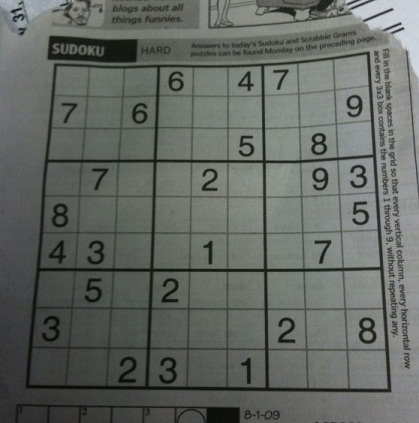
#> input picture sudoku.jpg, 419 x 423 px, given as the content of the folder D:/Java Programs (VS Studio)/Python/Sudoku Solver/dataset/, which was not available
$ python main.py
#> lines starting #> are read from the running program, lines starting #| are printed output that depends on the picture; after the words box and inside, x2 and y2 are one past the last pixel; in counts of white or black regions, pixels touching at a corner belong together; pictures that were not available may be replaced by others from this repository, and a replacement may not be noted
### datasetGeneration.py
import os
import matplotlib.pyplot as plt
import numpy as np
import pandas as pd
import cv2 as cv

def image2array(img):
    if len(img.shape) == 3:
        img = cv.cvtColor(img,cv.COLOR_BGR2GRAY)

    rows,cols = img.shape
    img_size = rows*cols
    return img.reshape(img_size)
# Parent Directory path
parent_dir = "D:/Java Programs (VS Studio)/Python/Sudoku Solver/dataset/"

l = []
y = []

for i in os.listdir(parent_dir):
    path = os.path.join(parent_dir, i)

    for filename in os.listdir(path):
        filepath = os.path.join(path, filename)

        img = cv.imread(filepath,0)
#> img: shape (423, 419); min 5, max 218, mean 101.9
        _,thresh1 = cv.threshold(img,50,255,cv.THRESH_BINARY)
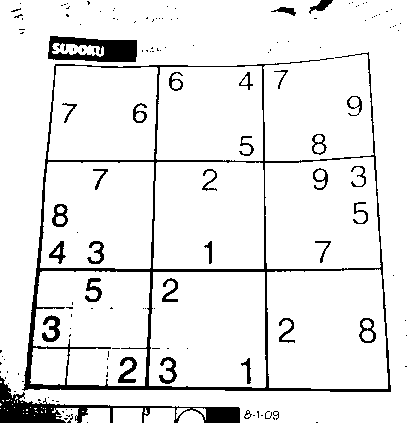
#> thresh1: shape (423, 419); 91.6% white; 148 black regions (114 under 20 px), largest, box (x1, y1, x2, y2) and area: (22, 52, 391, 392) 6751, (0, 376, 240, 423) 2596, (48, 36, 137, 62) 1516

        img_1D_vector = image2array(thresh1)
        l.append(img_1D_vector)
        y.append(i)

cols = list(range(0,len(l[0])))
#> cols = 177237 items

X = np.array(l)
y = np.array(y)

df = pd.DataFrame(data = X, columns = cols)
#> df = table of 1 rows and 177237 columns
df2 = pd.DataFrame(data = y, columns = ['number'])

df.to_csv("X.csv")
df2.to_csv("y.csv")

### main.py
import cv2 as cv
import numpy as np
import matplotlib.pyplot as plt
import sys
import os

from KNN import *
from datasetGeneration import *

solvedArray = np.zeros((9,9),np.int8)


def isValid(x, y, val,grid):
    for i in range(9):
        if grid[x][i] == val:
            return False

    for i in range(9):
        if grid[i][y] == val:
            return False

    x_new = (x // 3) * 3
    y_new = (y // 3) * 3

    for i in range(3):
        for j in range(3):
            if grid[x_new + i][y_new + j] == val:
                return False

    return True

def solve(grid):
    for i in range(9):
        for j in range(9):
            if grid[i][j] == 0:
                for v in range(1, 10):
                    if isValid(i, j, v,grid):
                        grid[i][j] = v
                        solve(grid)
                        grid[i][j] = 0
                return

    global solvedArray

    for i in range(9):
        for j in range(9):
            solvedArray[i][j] = grid[i][j]


def img2array(img):
    rows = img.shape[0]
    cols = img.shape[1]
    img_size = rows*cols
    return img.reshape(img_size)


def largestSquare(img,size,imgOg):
    th = cv.adaptiveThreshold(img,255,cv.ADAPTIVE_THRESH_GAUSSIAN_C,cv.THRESH_BINARY_INV,23,9)
    median = cv.medianBlur(th,3)

    contours,_ = cv.findContours(median, cv.RETR_EXTERNAL, cv.CHAIN_APPROX_SIMPLE)

    maxArea = cv.contourArea(contours[0])
    cnt = 0
    for i in contours:
        if cv.contourArea(i)>maxArea:
            cnt = i
            maxArea = cv.contourArea(i)

    #CREATING A MASK TO FIND THE CORNERS WITH cv.goodFeaturesToTrack
    blank = np.zeros(img.shape, np.uint8)
    cv.fillPoly(blank, [cnt],color=(255,255,255))
    blank = np.float32(blank)

    # detect corners with the goodFeaturesToTrack function.
    corners = cv.goodFeaturesToTrack(blank, 4, 0.01, 150)
    corners = np.int0(corners)

    # we iterate through each corner,
    # making a circle at each point that we think is a corner.
    for i in corners:
        x, y = i.ravel()
        cv.circle(imgOg, (x, y), 3, 255, -1)


    #GET corners IN DESIRED SHAPE FOR cv.getPerspectiveTransform
    corners = np.float32(corners)

    pts1 = []
    for i in range(4):
        curr=[]
        curr.append(corners[i][0][0])
        curr.append(corners[i][0][1])
        pts1.append(curr)

    for i in range(4):
        if pts1[i][0] < size/2 and pts1[i][1] < size/2: #top left
            temp = pts1[0]
            pts1[0] = pts1[i]
            pts1[i] = temp

    for i in range(3):
        if pts1[i+1][0] > size/2 and pts1[i+1][1] < size/2: #top right
            temp = pts1[0]
            pts1[0] = pts1[i]
            pts1[i] = temp

    for i in range(2):
        if pts1[i+2][0] < size/2 and pts1[i+2][1] > size/2: #bottom left
            temp = pts1[0]
            pts1[0] = pts1[i]
            pts1[i] = temp

    pts1 = np.float32(pts1)
    pts2 = np.float32([[0,0],[size,0],[0,size],[size,size]])

    M = cv.getPerspectiveTransform(pts1,pts2)
    imgWarped = cv.warpPerspective(imgOg,M,(size,size))
    return imgWarped, pts1, pts2

def extractNumbers(imgWarpedGray,size):
    th = cv.adaptiveThreshold(imgWarpedGray,255,cv.ADAPTIVE_THRESH_GAUSSIAN_C,cv.THRESH_BINARY_INV,39,4)
    th2 = th.copy()

    cnts = cv.findContours(th2, cv.RETR_TREE, cv.CHAIN_APPROX_SIMPLE)
    cnts = cnts[0] if len(cnts) == 2 else cnts[1]

    #REMOVING NOISE
    for i in cnts:
        area = cv.contourArea(i)
        if area < size*2.5: #1000
            cv.drawContours(th2, [i], -1, (0,0,0), -1)

    th2 = cv.bitwise_not(th2)
    uncleanNums = cv.bitwise_and(th,th,mask=th2)

    cnts = cv.findContours(uncleanNums, cv.RETR_TREE, cv.CHAIN_APPROX_SIMPLE)
    cnts = cnts[0] if len(cnts) == 2 else cnts[1]

    for i in cnts:
        area = cv.contourArea(i)
        if area < size/4: #100
            cv.drawContours(uncleanNums, [i], -1, (0,0,0), -1)

    # [11 lines of commented-out code are left out]

    a = np.empty((9,9),int)
    y = 0

    listMatrix = []
    cellSizeY = size//9
    for i in range(9):
        cellSizeX = size//9
        x = 0
        row = []
        for j in range(9):
            element = uncleanNums[y:cellSizeY,x:cellSizeX]
            element = cv.resize(element,(28,28),interpolation = cv.INTER_AREA)
            eleVec = image2array(element)
            eleVec = np.array(eleVec)
            eleVec = np.divide(eleVec,255,dtype='float32')
            num = predictor(eleVec.reshape(1,-1))
            row.append(int(num[0]))
            cellSizeX += size//9
            x += size//9
        listMatrix.append(row)
        cellSizeY += size//9
        y += size//9
    listArray = np.array(listMatrix)

    return listArray, uncleanNums

def main():
    #TAKING INPUT AND CONVERTING TO GRAYSCALE
    imgOg = cv.imread("sudoku.jpg")
    size = imgOg.shape[0]

    imGray = cv.cvtColor(imgOg,cv.COLOR_BGR2GRAY)
    if imGray is None:
        sys.exit("Could not read the image.")

    #FINDING THE LARGEST SQUARE (i.e. THE 9*9 SUDOKU)
    imgWarped, pts1, pts2 = largestSquare(imGray,size,imgOg)

    imgWarpedGray = cv.cvtColor(imgWarped,cv.COLOR_BGR2GRAY)

    listArray, uncleanNums = extractNumbers(imgWarpedGray,size)

    solve(listArray)

    blank = np.zeros((size,size), np.uint8)

    folderpath = 'D:\Java Programs (VS Studio)\Python\Sudoku Solver\dataset/nums'

    cellSizeY = size//9
    y=0
    for i in range(9):
        cellSizeX = size//9
        x = 0
        for j in range(9):
            if listArray[i][j] == 0:
                path = os.path.join(folderpath,str(solvedArray[i][j])+'.jpeg')

                img = cv.imread(path,0)

                _,thresh1 = cv.threshold(img,30,255,cv.THRESH_BINARY)

                element = cv.resize(thresh1,(size//9,size//9),interpolation = cv.INTER_AREA)

                blank[y:cellSizeY,x:cellSizeX] = element[0:size//9,0:size//9]

            cellSizeX += size//9
            x += size//9

        cellSizeY += size//9
        y += size//9

    M = cv.getPerspectiveTransform(pts2,pts1)

    blank = cv.warpPerspective(blank,M,(imGray.shape[1],imGray.shape[0]))
    blank = cv.bitwise_not(blank)

    blank = cv.bitwise_and(blank,imGray)

    cv.imshow('frame',blank)
    k=cv.waitKey(0)

if __name__=="__main__":
    main()
#> in main, imgOg is the input picture: shape (423, 419, 3); mean B, G, R 98.9, 103.6, 99.4
#> in largestSquare, `th = cv.adaptiveThreshold(img,255,cv.ADAPTIVE_THRESH_GAUSSIAN_C,cv.THR..`: th: shape (423, 419); 16.1% white; 212 white regions (104 under 20 px), largest, box (x1, y1, x2, y2) and area: (26, 51, 392, 393) 14357, (47, 36, 138, 62) 1230, (208, 0, 375, 29) 1195
#> in largestSquare, `median = cv.medianBlur(th,3)`:
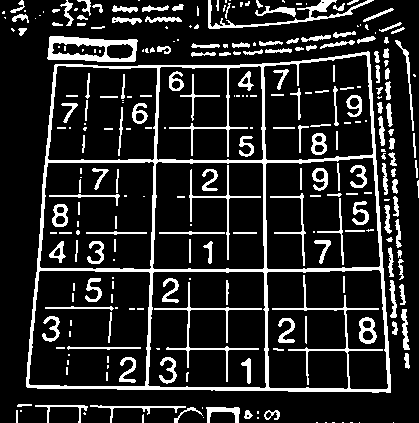
#> median: shape (423, 419); 15.5% white; 271 white regions (110 under 20 px)
#> in largestSquare, `contours,_ = cv.findContours(median, cv.RETR_EXTERNAL, cv.CHAIN_APPROX..`: contours = 137 contours, 72 with area under 20; largest, box (x1, y1, x2, y2) and area: (26, 51, 391, 393) 111197, (47, 36, 138, 62) 1894, (208, 0, 374, 29) 544, (206, 407, 240, 423) 192, (90, 405, 186, 423) 148
#> in largestSquare, `maxArea = cv.contourArea(contours[0])`: maxArea = 0
#> the loop in largestSquare, `for i in contours:` made 137 passes
#> maxArea on passes 13, 17, 60: 75, 192.5, 111197
#> i on passes 1 to 6: [[393, 422]], [[359, 422]], [[350, 422], [352, 422]], [[342, 422], [343, 422]], [[332, 422], [334, 422]], [[325, 422], [326, 422]]
#> after the loop in largestSquare, `for i in contours:`: cnt = contour of 157 points, box (x1, y1, x2, y2) (26, 51, 391, 393), area 111197; maxArea = 111197
#> in largestSquare, `cv.fillPoly(blank, [cnt],color=(255,255,255))`:
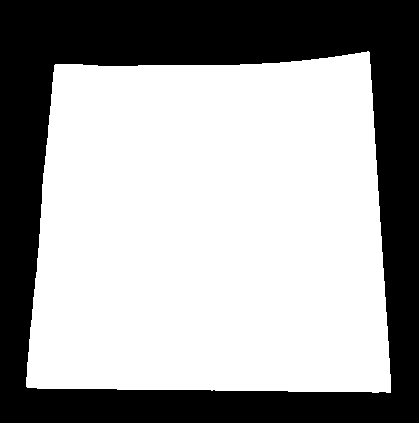
#> blank: shape (423, 419); 63.1% white; 1 black region, box (x1, y1, x2, y2) and area: (0, 0, 419, 423) 65369
#> in largestSquare, `corners = cv.goodFeaturesToTrack(blank, 4, 0.01, 150)`: corners = [[390, 392], [368, 52], [27, 386], [55, 65]]
#> the loop in largestSquare, `for i in corners:` made 4 passes
#> after the loop in largestSquare, `for i in corners:`: imgOg: shape (423, 419, 3); 0.07% of pixels changed, all inside (x1, y1, x2, y2) = (24, 49, 394, 396)
#> the loop in largestSquare, `for i in range(4):` made 4 passes
#> after the loop in largestSquare, `for i in range(4):`: pts1 = [[55, 65], [368, 52], [27, 386], [390, 392]]
#> the loop in largestSquare, `for i in range(3):` made 3 passes
#> the loop in largestSquare, `for i in range(2):` made 2 passes
#> in largestSquare, `M = cv.getPerspectiveTransform(pts1,pts2)`: M = [[1.5, 0.131, -90.91], [0.0664, 1.6, -107.5], [0.000211, 0.000525, 1]]
#> in largestSquare, `imgWarped = cv.warpPerspective(imgOg,M,(size,size))`:
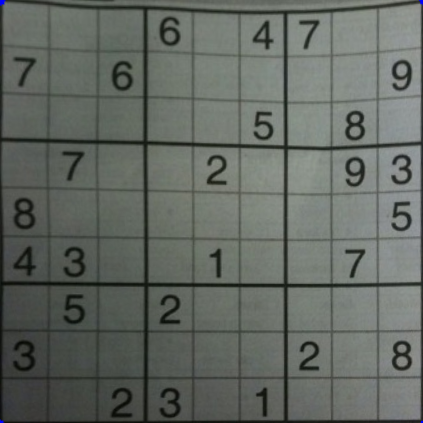
#> imgWarped: shape (423, 423, 3); mean B, G, R 98, 104.1, 98.7
#> in main, `imgWarped, pts1, pts2 = largestSquare(imGray,size,imgOg)`: pts1 = [[55, 65], [368, 52], [27, 386], [390, 392]]; pts2 = [[0, 0], [423, 0], [0, 423], [423, 423]]
#> in extractNumbers, `th = cv.adaptiveThreshold(imgWarpedGray,255,cv.ADAPTIVE_THRESH_GAUSSIA..`:
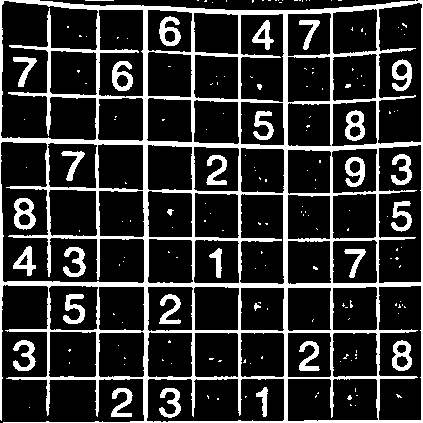
#> th: shape (423, 423); 19.5% white; 181 white regions (149 under 20 px)
#> in extractNumbers, `cnts = cv.findContours(th2, cv.RETR_TREE, cv.CHAIN_APPROX_SIMPLE)`: cnts = 249 contours, 154 with area under 20; largest, box (x1, y1, x2, y2) and area: (0, 0, 423, 423) 165536, (0, 141, 145, 284) 10276, (0, 0, 99, 141) 9942, (378, 144, 422, 284) 5731, (377, 2, 423, 145) 5714
#> the loop in extractNumbers, `for i in cnts:` made 249 passes
#> area on passes 2, 3, 23: 248, 280, 165536.5
#> after the loop in extractNumbers, `for i in cnts:`:
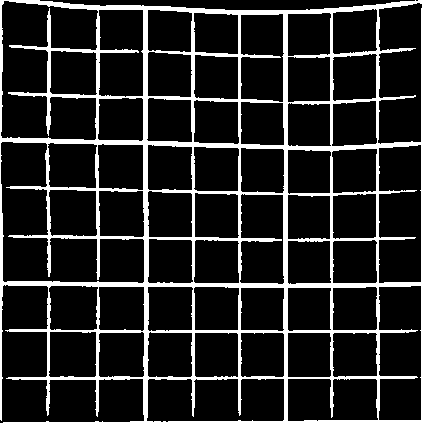
#> th2: shape (423, 423); 14.7% white; 1 white region, box (x1, y1, x2, y2) and area: (0, 0, 423, 423) 26388
#> in extractNumbers, `uncleanNums = cv.bitwise_and(th,th,mask=th2)`: uncleanNums: shape (423, 423); 4.8% white; 180 white regions (149 under 20 px)
#> in extractNumbers, `cnts = cv.findContours(uncleanNums, cv.RETR_TREE, cv.CHAIN_APPROX_SIMP..`: cnts = 192 contours, 154 with area under 20; largest, box (x1, y1, x2, y2) and area: (14, 198, 36, 230) 521, (345, 110, 365, 141) 458, (392, 340, 412, 371) 458, (112, 61, 133, 91) 410, (392, 59, 412, 91) 402
#> the loop in extractNumbers, `for i in cnts:` made 192 passes
#> area on passes 13 to 15: 247, 248, 132.5
#> after the loop in extractNumbers, `for i in cnts:`:
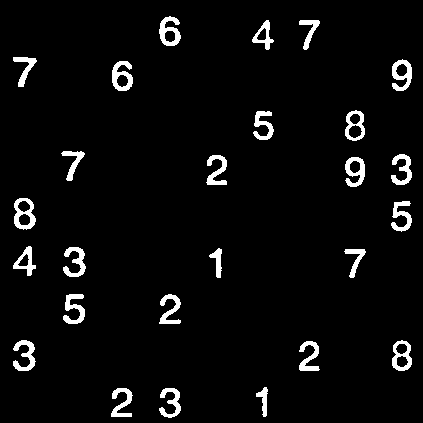
#> uncleanNums: shape (423, 423); 4.4% white; 26 white regions, largest, box (x1, y1, x2, y2) and area: (14, 198, 36, 230) 369, (112, 61, 133, 91) 362, (159, 16, 181, 46) 359
#> after the loop in extractNumbers, `for i in range(9):`: element: shape (28, 28); every value is 0
#> after the loop in extractNumbers, `for i in range(9):`: cellSizeY = 47; listMatrix = []; y = 0
#> (the run stopped early here; a loop or call above may not have finished)
